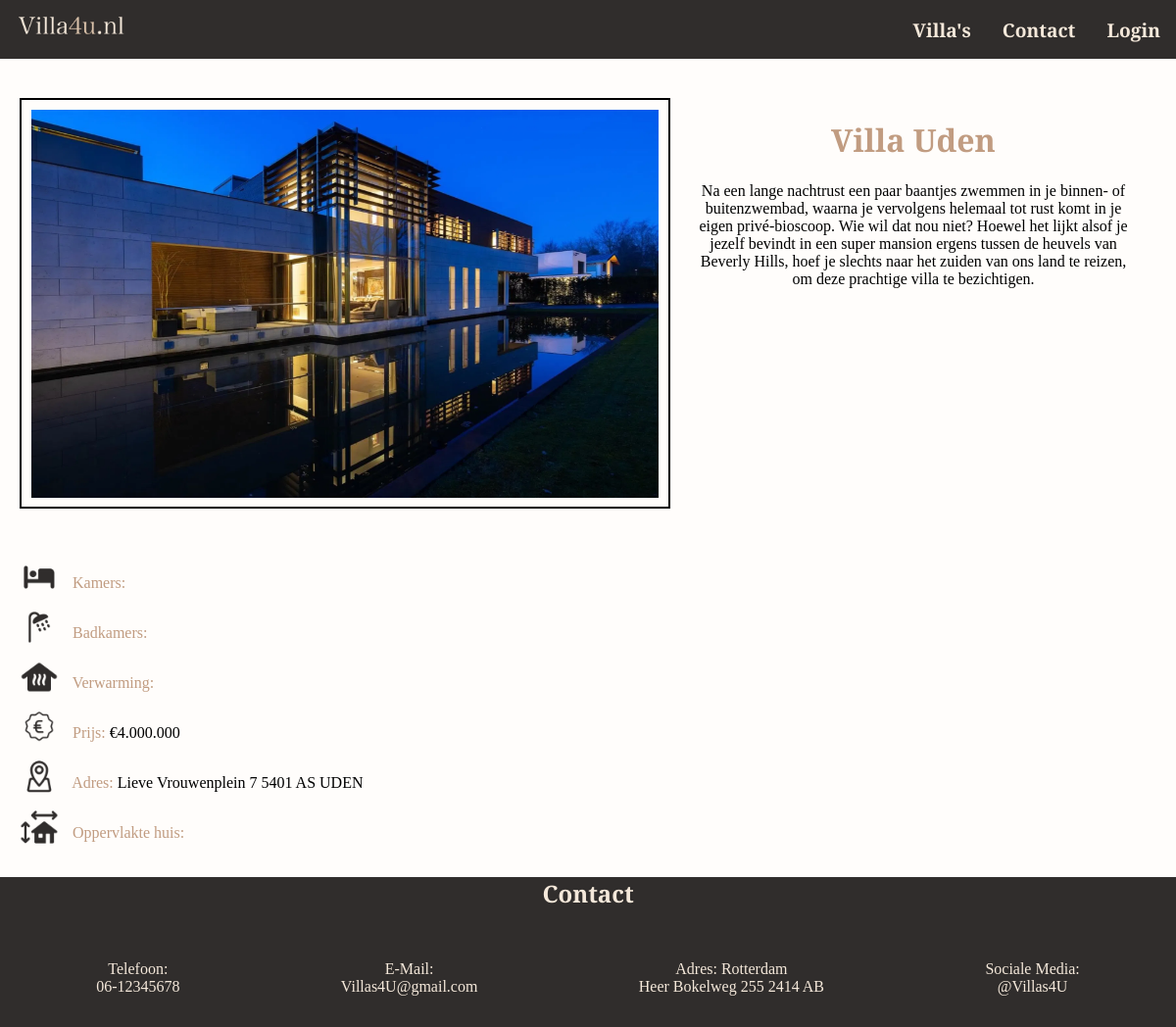
The app's page /villa.php?villa=1, older data.
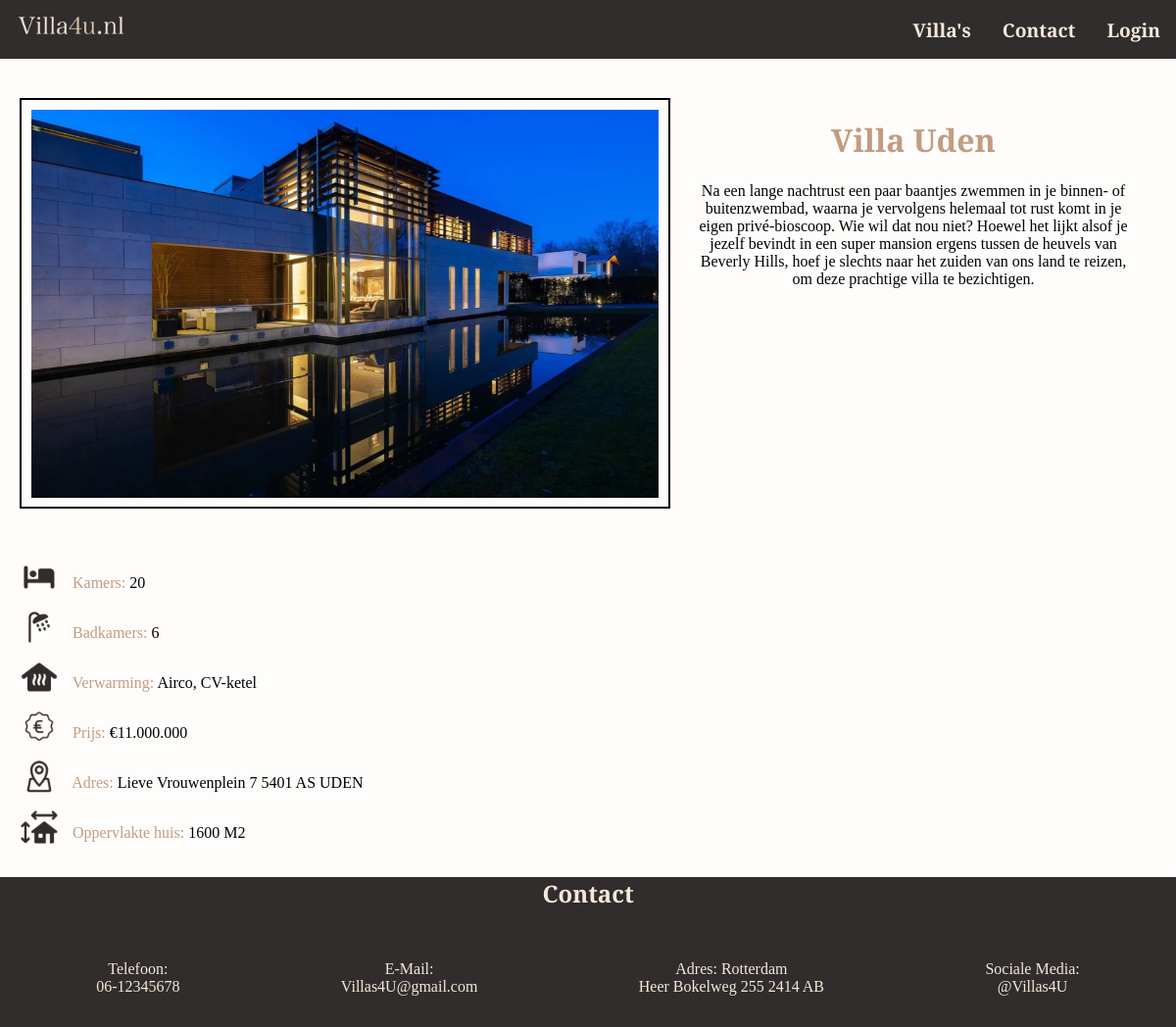
The same page, newer data.
### tables this page shows
CREATE TABLE "villas"
(
    id          INTEGER
        constraint table_name_pk
            primary key,
    name        TEXT,
    description TEXT,
    price       REAL,
    thumbnail   TEXT,
    banner      TEXT
, photopath TEXT, "description0" TEXT, "description1" TEXT, "adres" TEXT, "rooms" TEXT, "bathrooms" TEXT, "temp" TEXT, "size" TEXT, "img1" TEXT, "img2" TEXT, "img3" TEXT, "img4" TEXT, "img5" TEXT, "img6" TEXT);

### utils/authenticate.php (called while the page is built, shortened)
<?php
$authenticated = false;

### utils/database.php (called while the page is built)
<?php
$db = new SQLite3("villa.sqlite");
function get_villa($id) {
    global $db;
    $villas = $db->prepare("SELECT * FROM villas WHERE villas.id = :id");
    $villas->bindValue(":id", $id);
    return $villas->execute()->fetchArray();
}

### villa.php (the view, shortened to what this page needs)
<?php
    require("utils/authenticate.php");
    require("utils/database.php");
    if(isset($_GET['villa'])) {
        $villa = get_villa($_GET['villa']);
    } else {
        echo "bruh";
        return;
    }
?>
<!doctype html>
<html lang="en">
<head>
    <link rel="stylesheet" href="css/headerfooter.css">
    <link rel="stylesheet" href="css/villalist.css">
    <link rel="stylesheet" href="css/villa.css">
</head>
<body>
    <?php
        require("utils/header.php")
    ?>
    <main>
        <div class="flexbox">
            <div class="img">
                <img src="<?=$villa['photopath']?>" alt="">
            </div>
            <div class="text">
                <h1><?=$villa['name']?></h1>
                <p>
                    <p><?= $villa['description'] ?></p>
                </p>
            </div>
        </div>
        <div class="flexbox1">
            <div class="info">
                    <p><img src="image/info/bedroom.png" alt="Kamer"> <a class="infotext">Kamers: </a><?=$villa['rooms']?></p>
                    <p><img src="image/info/bathroom.png" alt="Badkamer"> <a class="infotext">Badkamers: </a><?=$villa['bathrooms']?></p>
                    <p><img src="image/info/heat.png" alt="Verwarming"> <a class="infotext">Verwarming: </a><?=$villa['temp']?></p>
                    <p><img src="image/info/price.png" alt="Prijs"> <a class="infotext">Prijs: </a><?=$villa['price']?></p>
                    <p><img src="image/info/location.png" alt="Adres"> <a class="infotext">Adres: </a><?=$villa['adres']?></p>
                    <p><img src="image/info/m3.png" alt="Opp.vlakte huis"> <a class="infotext">Oppervlakte huis: </a><?=$villa['size']?></p>
                </div>
        </div>
    </main>
    <?php
        require("utils/footer.php")
    ?>
</body>
</html>

### utils/header.php
<?php
    require("authenticate.php");
?>
<header>
    <a href="index.php"><img alt="logo" src="image/lightlogosmall.png"></a>
    <nav>
        <a href="villalist.php"><strong>Villa's</strong></a>
        <a href="contact.php"><strong>Contact</strong></a>
        <?php if($authenticated) : ?>
            <a href="#"><strong><?= $name ?></strong></a>
        <?php else :?>
            <a href="login.php"><strong>Login</strong></a>
        <?php endif;?>
    </nav>
</header>

### utils/footer.php
<footer>
    <h2>Contact</h2>
    <div id="footer-info">
        <p>Telefoon: <br>06-12345678</p>
        <p>E-Mail: <br>Villas4U@gmail.com</p>
        <p>Adres: Rotterdam  <br>Heer Bokelweg 255 2414 AB </p>
        <p>Sociale Media: <br>@Villas4U</p>
    </div>
</footer>

### css/headerfooter.css (style rules this page uses)
body { margin: 0; min-height: 100vh; font-family: 'EB Garamond', serif; background-color: #fffdfb; max-width: 100%; }
header { display: flex; position: sticky; align-items: center; justify-content: space-between; padding: 0 1rem 0 1rem; top: 0; background-color: #302d2c; color: #f4e8da; height: 60px; }
header img { height: 4rem; }
nav { display: flex; gap: 2rem; font-size: 1.2rem; }
nav a { color: #f4e8da; text-decoration: none; }
footer { background-color: #302d2c; text-align: center; }
#footer-info { display: flex; align-items: center; justify-content: space-around; flex-wrap: wrap; padding: 1rem; }
footer h2 { color: #f4e8da; }
#footer-info p { color: #f4e8da; }

### css/villa.css (style rules this page uses)
main h1 { color: #c19c81; text-align: center; }
main { padding-left: 20px; padding-right: 20px; }
main img { width: 80vh; }
.img { border: 2px solid black; padding: 10px; padding-bottom: 5px; max-height: 400px; }
.img img { height: 99%; }
.flexbox { display: flex; margin-top: 40px; }
.text h1 { color: #c19c81; text-align: center; }
.text { padding-left: 20px; padding-right: 20px; text-align: center; }
.flexbox1 { display: flex; margin-top: 40px; }
.info { text-align: left; }
.info p { margin-top: 10px; }
.info p img { max-width: 40px; margin-bottom: -9px; margin-right: 10px; }
.infotext { color: #c19c81; }

Row changes from the older to the newer data that the page shows:
changed villas "Villa Uden": rooms (not shown) → "20"; bathrooms (not shown) → "6"; temp (not shown) → "Airco, CV-ketel"; price "€4.000.000" → "€11.000.000"; size (not shown) → "1600 M2"
